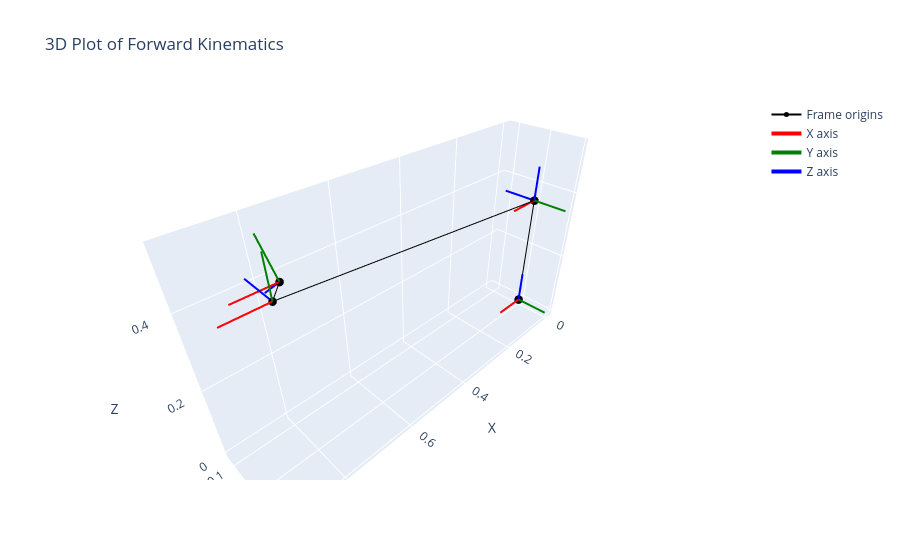

Notebook code for this chart:
### Code cell
# Creating a function

parameters = (d1, theta_y, theta_p, a_b, h_b, camera_beam_offset, camera_height, camera_offset_from_beam_centre, camera_angle_deg)

_var_d1 = 0.353
_var_theta_y = 0.0
_var_theta_p = 0.0
_var_a_b = 0.83
_var_h_b = 0.0761
_var_camera_beam_offset = 0.043
_var_camera_height = 0.029
_var_camera_offset_from_beam_centre = 0.04
_var_camera_angle_deg = 40

_ffk = sp.lambdify(parameters, Full_forward_kinematics, modules='numpy')

_fT01 = sp.lambdify(parameters, Individual_transformation_matrices[0], modules='numpy')
_fT12 = sp.lambdify(parameters, Individual_transformation_matrices[1], modules='numpy')
_fT23 = sp.lambdify(parameters, Individual_transformation_matrices[2], modules='numpy')
_fT34 = sp.lambdify(parameters, Individual_transformation_matrices[3], modules='numpy')

# Example calculation
T_cam = _ffk(
    _var_d1,
    _var_theta_y,
    _var_theta_p,
    _var_a_b,
    _var_h_b,
    _var_camera_beam_offset,
    _var_camera_height,
    _var_camera_offset_from_beam_centre,
    _var_camera_angle_deg
)

print("=== Full Forward Kinematics ===")
print(T_cam)

# Checking
print("=== Checking the individual transformation matrices ===")

_fkin_args = (
    _var_d1,
    _var_theta_y,
    _var_theta_p,
    _var_a_b,
    _var_h_b,
    _var_camera_beam_offset,
    _var_camera_height,
    _var_camera_offset_from_beam_centre,
    _var_camera_angle_deg
)

T01 = _fT01(*_fkin_args)
T12 = _fT12(*_fkin_args)
T23 = _fT23(*_fkin_args)
T34 = _fT34(*_fkin_args)

#Matrix multiplication
T_cam_check = T01 @ T12 @ T23 @ T34

print(T_cam_check)
matrices_correct = False

if np.allclose(T_cam, T_cam_check):
    print("The individual transformation matrices are correct.")
    matrices_correct = True


if matrices_correct:
    Base_coords = np.array([[1, 0, 0, 0], [0, 1, 0, 0], [0, 0, 1, 0], [0, 0, 0, 1]])

    Frame_coords = [Base_coords]

    # Calculating the coordinates of each frame
    F1_coords = T01 @ Base_coords
    F2_coords = T01 @ T12 @ Base_coords
    F3_coords = T01 @ T12 @ T23 @ Base_coords
    Fcam_coords = T01 @ T12 @ T23 @ T34 @ Base_coords

    Frame_coords.append(F1_coords)
    Frame_coords.append(F2_coords)
    Frame_coords.append(F3_coords)
    Frame_coords.append(Fcam_coords)

# Plot frame origins and coordinate systems in 3D using Plotly
origins = np.array([frame[:3, 3] for frame in Frame_coords], dtype=float)
rotations = np.array([frame[:3, :3] for frame in Frame_coords], dtype=float)

fig = go.Figure()

# Plot frame origins
fig.add_trace(go.Scatter3d(
    x=origins[:, 0],
    y=origins[:, 1],
    z=origins[:, 2],
    mode='markers+lines',
    marker=dict(size=5),
    line=dict(color='black', width=2),
    name='Frame origins'
))

# Plot coordinate axes for each frame
axis_length = 0.1
axis_colors = ['red', 'green', 'blue']
axis_names = ['X axis', 'Y axis', 'Z axis']

for axis in range(3):
    x_values, y_values, z_values = [], [], []

    for origin, rotation in zip(origins, rotations):
        endpoint = origin + axis_length * rotation[:, axis]

        x_values.extend([origin[0], endpoint[0], None])
        y_values.extend([origin[1], endpoint[1], None])
        z_values.extend([origin[2], endpoint[2], None])

    fig.add_trace(go.Scatter3d(
        x=x_values,
        y=y_values,
        z=z_values,
        mode='lines',
        line=dict(color=axis_colors[axis], width=4),
        name=axis_names[axis]
    ))

fig.update_layout(
    scene=dict(
        xaxis_title='X',
        yaxis_title='Y',
        zaxis_title='Z',
        aspectmode='data'
    ),
    title='3D Plot of Forward Kinematics'
)

fig.show()

### Figure 1 — Plotly figure (JSON) as saved in the notebook; plotly's stock layout.template omitted (floating-point values rounded to 4 significant figures)
{"data": [{"line": {"color": "black", "width": 2}, "marker": {"size": 5}, "mode": "markers+lines", "name": "Frame origins", "type": "scatter3d", "x": [0.0, 0.0, 0.0, 0.83, 0.787], "y": [0.0, 0.0, 0.0, 0.0, -0.04928], "z": [0.0, 0.353, 0.353, 0.4291, 0.4256]}, {"line": {"color": "red", "width": 4}, "mode": "lines", "name": "X axis", "type": "scatter3d", "x": [0, 0.1, null, 0, 0.1, null, 0, 0.1, null, 0.83, 0.93, null, 0.787, 0.887, null], "y": [0, 0, null, 0, 0, null, 0, 0, null, 0, 0, null, -0.04928, -0.04928, null], "z": [0, 0, null, 0.353, 0.353, null, 0.353, 0.353, null, 0.4291, 0.4291, null, 0.4256, 0.4256, null]}, {"line": {"color": "green", "width": 4}, "mode": "lines", "name": "Y axis", "type": "scatter3d", "x": [0, 0, null, 0, 0, null, 0, 0, null, 0.83, 0.83, null, 0.787, 0.787, null], "y": [0, 0.1, null, 0, 0.1, null, 0, 0, null, 0, 0, null, -0.04928, -0.1136, null], "z": [0, 0, null, 0.353, 0.353, null, 0.353, 0.453, null, 0.4291, 0.5291, null, 0.4256, 0.5022, null]}, {"line": {"color": "blue", "width": 4}, "mode": "lines", "name": "Z axis", "type": "scatter3d", "x": [0, 0, null, 0, 0, null, 0, 0, null, 0.83, 0.83, null, 0.787, 0.787, null], "y": [0, 0, null, 0, 0, null, 0, -0.1, null, 0, -0.1, null, -0.04928, -0.1259, null], "z": [0, 0.1, null, 0.353, 0.453, null, 0.353, 0.353, null, 0.4291, 0.4291, null, 0.4256, 0.3613, null]}], "layout": {"scene": {"aspectmode": "data", "xaxis": {"title": {"text": "X"}}, "yaxis": {"title": {"text": "Y"}}, "zaxis": {"title": {"text": "Z"}}}, "title": {"text": "3D Plot of Forward Kinematics"}}}
